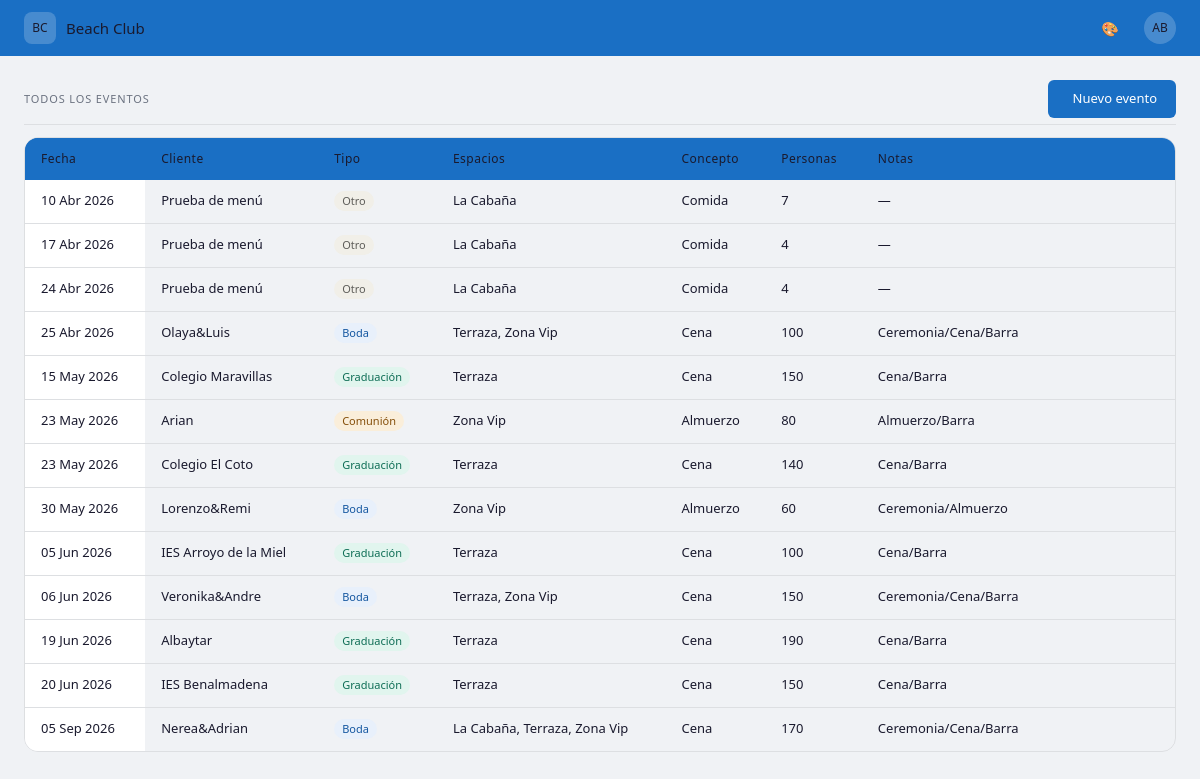
The page /eventos/ on the database its author committed.
### core/models.py (models this page shows, shortened)
class Evento(models.Model):
    TIPO_CHOICES = [
        ('boda', 'Boda'),
        ('graduacion', 'Graduación'),
        ('comunion', 'Comunión'),
        ('gala', 'Gala'),
        ('preboda', 'Preboda'),
        ('otro', 'Otro'),
    ]
    CONCEPTO_CHOICES = [
        ('cena', 'Cena'),
        ('comida', 'Comida'),
        ('almuerzo', 'Almuerzo'),
        ('barbacoa', 'Barbacoa'),
        ('cocktail', 'Cocktail'),
        ('barra', 'Barra'),
        ('ceremonia', 'Ceremonia'),
        ('otro', 'Otro'),
    ]
    cliente = models.CharField(max_length=200)
    tipo = models.CharField(max_length=20, choices=TIPO_CHOICES)
    fecha = models.DateField()
    espacios = models.ManyToManyField(Espacio, related_name='eventos')
    concepto = models.CharField(max_length=20, choices=CONCEPTO_CHOICES)
    personas = models.PositiveIntegerField()
    notas = models.TextField(blank=True)
    created_at = models.DateTimeField(auto_now_add=True)
    class Meta:
        verbose_name = 'Evento'
        verbose_name_plural = 'Eventos'
        ordering = ['fecha']

class Espacio(models.Model):
    nombre = models.CharField(max_length=100)
    descripcion = models.TextField(blank=True)
    activo = models.BooleanField(default=True)
    class Meta:
        verbose_name = 'Espacio'
        verbose_name_plural = 'Espacios'
        ordering = ['nombre']

### core/views.py (the view)
# urls.py: path('eventos/', views.lista_eventos, name='lista_eventos'),
def lista_eventos(request):
    eventos = Evento.objects.all().order_by('fecha')
    context = {
        'eventos': eventos,
    }
    return render(request, 'core/eventos.html', context)

### core/templates/core/eventos.html (shortened to what this page needs)
{% extends 'core/base.html' %}
{% load static %}
{% block content %}
<div class="bc-section">
  <div class="bc-section-header">
    <span class="bc-section-header-title">Todos los eventos</span>
    <a href="{% url 'nuevo_evento' %}" class="bc-btn bc-btn-primary">
       Nuevo evento
    </a>
  </div>
  <div class="bc-table-wrapper">
    <table class="bc-table">
      <thead>
        <tr>
          <th>Fecha</th>
          <th>Cliente</th>
          <th>Tipo</th>
          <th>Espacios</th>
          <th>Concepto</th>
          <th>Personas</th>
          <th>Notas</th>
          <th></th>
        </tr>
      </thead>
      <tbody>
        {% for evento in eventos %}
        <tr class="bc-row-link" data-url="{% url 'detalle_evento' evento.pk %}">
          <td>{{ evento.fecha|date:"d M Y" }}</td>
          <td>{{ evento.cliente|default:"—" }}</td>
          <td>
            {% if evento.tipo == 'boda' %}
              <span class="bc-badge bc-badge-blue">{{ evento.get_tipo_display }}</span>
            {% elif evento.tipo == 'graduacion' %}
              <span class="bc-badge bc-badge-green">{{ evento.get_tipo_display }}</span>
            {% elif evento.tipo == 'comunion' %}
              <span class="bc-badge bc-badge-amber">{{ evento.get_tipo_display }}</span>
            {% elif evento.tipo == 'gala' %}
              <span class="bc-badge bc-badge-red">{{ evento.get_tipo_display }}</span>
            {% else %}
              <span class="bc-badge bc-badge-gray">{{ evento.get_tipo_display }}</span>
            {% endif %}
          </td>
          <td>{% for e in evento.espacios.all %}{{ e.nombre }}{% if not forloop.last %}, {% endif %}{% endfor %}</td>
          <td>{{ evento.get_concepto_display }}</td>
          <td>{{ evento.personas }}</td>
          <td>{{ evento.notas|default:"—" }}</td>
          <td onclick="event.stopPropagation()">
            <a href="{% url 'detalle_evento' evento.pk %}" class="bc-btn bc-btn-sm" title="Ver ficha"></a>
            <a href="{% url 'editar_evento' evento.pk %}" class="bc-btn bc-btn-sm" title="Editar"></a>
          </td>
        </tr>
        {% empty %}
        <tr><td colspan="7">No hay eventos</td></tr>
        {% endfor %}
      </tbody>
    </table>
  </div>
</div>
{% endblock %}

### core/static/css/main.css (style rules this page uses)
:root { --color-primary: #1a6fc4; --color-primary-dk: #1557a0; --color-accent: #e8a020; --color-success: #1d9e75; --color-danger: #c0392b; --color-warning: #e8a020; --color-bg: #f0f2f5; --color-surface: #ffffff; --color-border: rgba(0, 0, 0, 0.08); --color-text: #1a1a2e; --color-muted: #6b7280; --radius-sm: 6px; --radius-md: 10px; --radius-lg: 14px; --navbar-h: 56px; }
*, *::before, *::after { box-sizing: border-box; margin: 0; padding: 0; }
body { font-family: system-ui, -apple-system, sans-serif; font-size: 14px; background: var(--color-bg); color: var(--color-text); line-height: 1.5; }
.bc-section { margin-bottom: 28px; }
.bc-table-wrapper { border: 0.5px solid var(--color-border); border-radius: var(--radius-lg); overflow: hidden; overflow-x: auto; -webkit-overflow-scrolling: touch; }
.bc-table { width: 100%; border-collapse: collapse; font-size: 13px; min-width: 500px; white-space: nowrap; }
.bc-table thead { background: var(--color-primary); }
.bc-table thead th { text-align: left; font-size: 12px; font-weight: 500; color: var(--color-primary-text); padding: 12px 16px; white-space: nowrap; letter-spacing: 0.04em; }
.bc-table tbody tr { border-bottom: 0.5px solid var(--color-border); transition: background 0.1s; }
.bc-table tbody tr:last-child { border-bottom: none; }
.bc-table tbody td { padding: 10px 16px; color: var(--color-text); white-space: nowrap; vertical-align: middle; }
.bc-table tbody td:first-child { position: sticky; left: 0; background: var(--color-surface); z-index: 1; }
.bc-table thead th:first-child { position: sticky; left: 0; background: var(--color-primary); z-index: 2; }
.bc-badge { display: inline-block; font-size: 11px; font-weight: 500; padding: 2px 8px; border-radius: 20px; }
.bc-badge-blue { background: #e8f0fb; color: #1557a0; }
.bc-badge-green { background: #e1f5ee; color: #0f6e56; }
.bc-badge-amber { background: #faeeda; color: #854f0b; }
.bc-badge-gray { background: #f1efe8; color: #5f5e5a; }
.bc-btn { font-size: 13px; font-weight: 500; padding: 8px 18px; border-radius: var(--radius-sm); border: 0.5px solid transparent; cursor: pointer; transition: opacity 0.15s; text-decoration: none; display: inline-flex; align-items: center; gap: 6px; }
.bc-btn-primary { background: var(--color-primary); color: #fff; }
.bc-section-header { display: flex; align-items: center; justify-content: space-between; margin-bottom: 12px; padding-bottom: 6px; border-bottom: 0.5px solid var(--color-border); }
.bc-section-header-title { font-size: 11px; font-weight: 500; letter-spacing: 0.08em; color: var(--color-muted); text-transform: uppercase; }

### rows shown on the page
Evento: fecha "10 Abr 2026", cliente "Prueba de menú", tipo "Otro", concepto "Comida", personas "7", notas "—"
Espacio: nombre "La Cabaña"
Evento: fecha "17 Abr 2026", cliente "Prueba de menú", tipo "Otro", concepto "Comida", personas "4", notas "—"
Evento: fecha "24 Abr 2026", cliente "Prueba de menú", tipo "Otro", concepto "Comida", personas "4", notas "—"
Evento: fecha "25 Abr 2026", cliente "Olaya&Luis", tipo "Boda", concepto "Cena", personas "100", notas "Ceremonia/Cena/Barra"
Espacio: nombre "Terraza"
Espacio: nombre "Zona Vip"
Evento: fecha "15 May 2026", cliente "Colegio Maravillas", tipo "Graduación", concepto "Cena", personas "150", notas "Cena/Barra"
Evento: fecha "23 May 2026", cliente "Arian", tipo "Comunión", concepto "Almuerzo", personas "80", notas "Almuerzo/Barra"
Evento: fecha "23 May 2026", cliente "Colegio El Coto", tipo "Graduación", concepto "Cena", personas "140", notas "Cena/Barra"
Evento: fecha "30 May 2026", cliente "Lorenzo&Remi", tipo "Boda", concepto "Almuerzo", personas "60", notas "Ceremonia/Almuerzo"
Evento: fecha "05 Jun 2026", cliente "IES Arroyo de la Miel", tipo "Graduación", concepto "Cena", personas "100", notas "Cena/Barra"
Evento: fecha "06 Jun 2026", cliente "Veronika&Andre", tipo "Boda", concepto "Cena", personas "150", notas "Ceremonia/Cena/Barra"
Evento: fecha "19 Jun 2026", cliente "Albaytar", tipo "Graduación", concepto "Cena", personas "190", notas "Cena/Barra"
Evento: fecha "20 Jun 2026", cliente "IES Benalmadena", tipo "Graduación", concepto "Cena", personas "150", notas "Cena/Barra"
Evento: fecha "05 Sep 2026", cliente "Nerea&Adrian", tipo "Boda", concepto "Cena", personas "170", notas "Ceremonia/Cena/Barra"
